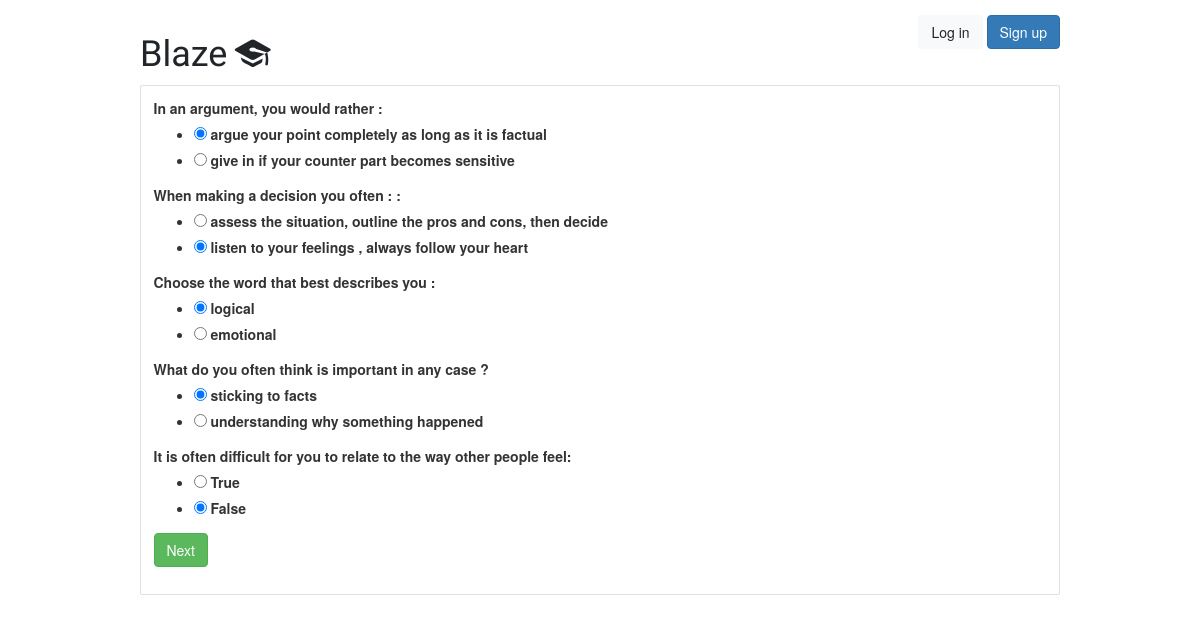
Screenshot of /students/updatePersonality/30 with the database file from the repository.
### classroom/models.py (models this page shows)
class PersonalityRecord(models.Model):
    psy_energy1 = models.CharField(max_length=10, choices=queue, default='', blank=False)
    psy_energy2 = models.CharField(max_length=10, choices=class_projects, default='', blank=False)
    psy_energy3 = models.CharField(max_length=10, choices=description, default='', blank=False)
    psy_energy4 = models.CharField(max_length=10, choices=friends, default='', blank=False)
    psy_energy5 = models.CharField(max_length=10, choices=roommates, default='', blank=False)
    info1 = models.CharField(max_length=10, choices=info_description, default='', blank=False)
    info2 = models.CharField(max_length=10, choices=yes_no, default='', blank=False)
    info3 = models.CharField(max_length=10, choices=situation , default='', blank=False)
    info4 = models.CharField(max_length=10, choices=imagination, default='', blank=False)
    info5 = models.CharField(max_length=10, choices=knowledge, default='', blank=False)
    decision1 = models.CharField(max_length=10, choices=Argument, default='', blank=False)
    decision2 = models.CharField(max_length=10, choices=making_a_decision, default='', blank=False)
    decision3 = models.CharField(max_length=10, choices=word_description, default='', blank=False)
    decision4 = models.CharField(max_length=10, choices=facts, default='', blank=False)
    decision5 = models.CharField(max_length=10, choices=relating, default='', blank=False)
    lyf1 = models.CharField(max_length=10, choices=yes_or_no, default='', blank=False)
    lyf2 = models.CharField(max_length=10, choices=mathematical, default='', blank=False)
    lyf3 = models.CharField(max_length=10, choices=trip, default='', blank=False)
    lyf4 = models.CharField(max_length=10, choices=appointments, default='', blank=False)
    lyf5 = models.CharField(max_length=10, choices=order, default='', blank=False)
    personality_category = models.CharField(max_length=10)

### classroom/views/students.py (the view, shortened to what this page needs)
# urls.py: path('updatePersonality/<int:pk>', students.PersonalityTest2.as_view(),  name='update_personality'),
class PersonalityTest2(UpdateView):
    model = PersonalityRecord
    form_class = PersonalityTestForm2
    template_name = 'classroom/students/personality_test2.html'

### classroom/forms.py
class PersonalityTestForm2(forms.ModelForm):
    decision1 = forms.CharField(label='In an argument, you would rather :', max_length=10,
                                widget=forms.RadioSelect(choices=Argument))
    decision2 = forms.CharField(label='When making a decision you often : ', max_length=10,
                                widget=forms.RadioSelect(choices=making_a_decision))
    decision3 = forms.CharField(label='Choose the word that best describes you :', max_length=10,
                                widget=forms.RadioSelect(choices=word_description))
    decision4 = forms.CharField(label='What do you often think is important in any case ?', max_length=10,
                                widget=forms.RadioSelect(choices=facts))
    decision5 = forms.CharField(label='It is often difficult for you to relate to the way other people feel',
                                max_length=10, widget=forms.RadioSelect(choices=relating))
    class Meta:
        model = PersonalityRecord
        fields = ( 'decision1', 'decision2', 'decision3', 'decision4', 'decision5')

### templates/classroom/students/personality_test2.html (shortened to what this page needs)
{% extends 'base.html' %}
{% load crispy_forms_tags %}
{% block content %}
  <form method="post" novalidate>
    {{ form}}
    <button type="submit" class="btn btn-success">Next</button>
  </form>
{% endblock %}

### static/css/students.css (style rules this page uses)
body { background-color: #c2d4d8; }

### rows the page displays
PersonalityRecord: decision1 "☑ In an argument, you would rath ☐ give in if your counter part b", decision2 "☐ When making a decision you oft ☑ listen to your feelings , alwa", decision3 "☑ Choose the word that best desc ☐ emotional", decision4 "☑ What do you often think is imp ☐ understanding why something ha", decision5 "☐ It is often difficult for you ☑ False"
